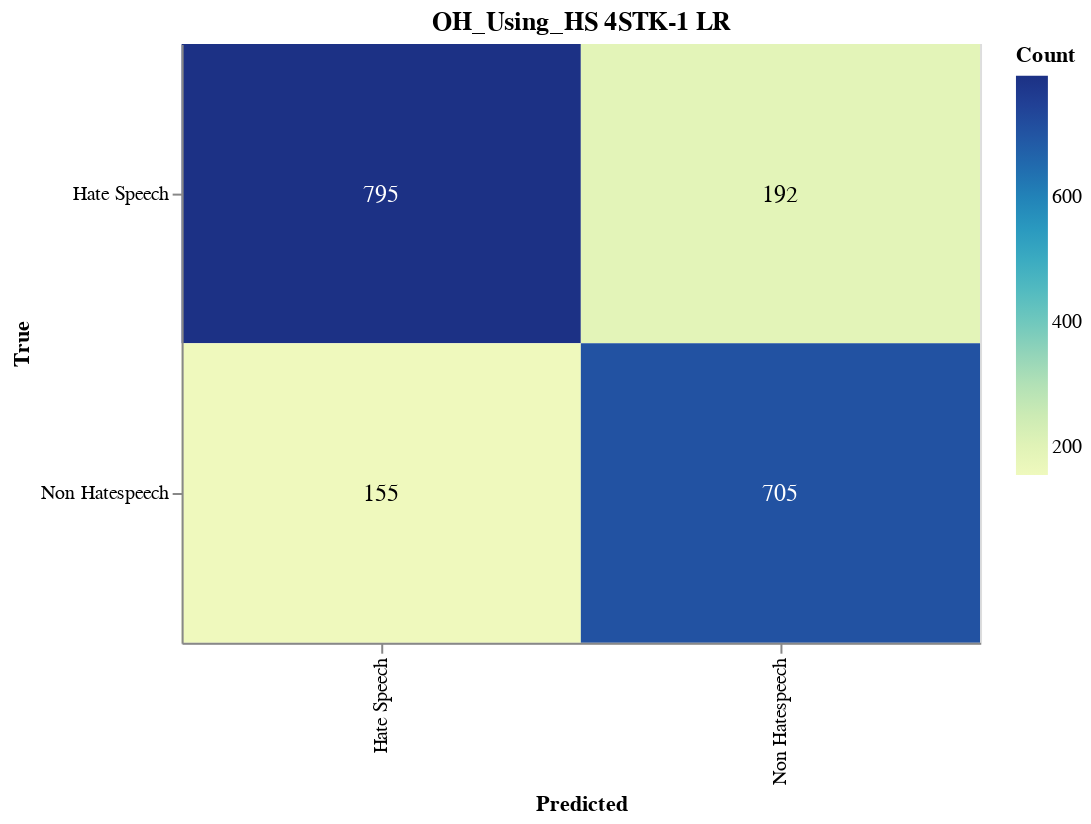

Notebook code for this chart:
### Markdown cell above
#### Save CM

### Code cell
import altair as alt
import altair_saver
import pandas as pd
from sklearn.metrics import confusion_matrix

# Calculate the confusion matrix
cm = confusion_matrix(y_val, adjusted_predictions)

# Define class names
class_names = ['Hate Speech', 'Non Hatespeech']

# Convert confusion matrix to DataFrame
cm_df = pd.DataFrame(cm, index=class_names, columns=class_names).reset_index().melt(id_vars='index')
cm_df.columns = ['True', 'Predicted', 'Count']

# Ensure the order of categories
cm_df['True'] = pd.Categorical(cm_df['True'], categories=class_names, ordered=True)
cm_df['Predicted'] = pd.Categorical(cm_df['Predicted'], categories=class_names, ordered=True)

# Create the Altair plot
heatmap = alt.Chart(cm_df).mark_rect().encode(
    x=alt.X('Predicted:O', sort=class_names),
    y=alt.Y('True:O', sort=class_names),
    color='Count:Q',
    tooltip=['True', 'Predicted', 'Count']
).properties(
    width=400,
    height=300,
    title='OH_Using_HS 4STK-1 LR'
)

# Add text labels
text = heatmap.mark_text(
    align='center',
    baseline='middle',
    fontSize=12
).encode(
    text='Count:Q',
    color=alt.condition(
        alt.datum.Count > cm.max() / 2,
        alt.value('white'),
        alt.value('black')
    )
)

# Combine heatmap and text
final_chart = heatmap + text

# Display the plot
final_chart.show()

### Figure 1 — Vega-Lite specification as saved in the notebook (floating-point values rounded to 4 significant figures)
{"config": {"view": {"continuousWidth": 300, "continuousHeight": 300}}, "layer": [{"mark": {"type": "rect"}, "encoding": {"color": {"field": "Count", "type": "quantitative"}, "tooltip": [{"field": "True", "type": "ordinal"}, {"field": "Predicted", "type": "ordinal"}, {"field": "Count", "type": "quantitative"}], "x": {"field": "Predicted", "sort": ["Hate Speech", "Non Hatespeech"], "type": "ordinal"}, "y": {"field": "True", "sort": ["Hate Speech", "Non Hatespeech"], "type": "ordinal"}}, "title": "OH_Using_HS 4STK-1 LR"}, {"mark": {"type": "text", "align": "center", "baseline": "middle", "fontSize": 12}, "encoding": {"color": {"condition": {"test": "(datum.Count > 397.5)", "value": "white"}, "value": "black"}, "text": {"field": "Count", "type": "quantitative"}, "tooltip": [{"field": "True", "type": "ordinal"}, {"field": "Predicted", "type": "ordinal"}, {"field": "Count", "type": "quantitative"}], "x": {"field": "Predicted", "sort": ["Hate Speech", "Non Hatespeech"], "type": "ordinal"}, "y": {"field": "True", "sort": ["Hate Speech", "Non Hatespeech"], "type": "ordinal"}}, "title": "OH_Using_HS 4STK-1 LR"}], "data": {"name": "data-d2ec953b8c7b474cb16fed30534ed00b"}, "height": 300, "width": 400, "$schema": "https://vega.github.io/schema/vega-lite/v5.17.0.json", "datasets": {"data-d2ec953b8c7b474cb16fed30534ed00b": [{"True": "Hate Speech", "Predicted": "Hate Speech", "Count": 795}, {"True": "Non Hatespeech", "Predicted": "Hate Speech", "Count": 155}, {"True": "Hate Speech", "Predicted": "Non Hatespeech", "Count": 192}, {"True": "Non Hatespeech", "Predicted": "Non Hatespeech", "Count": 705}]}}
